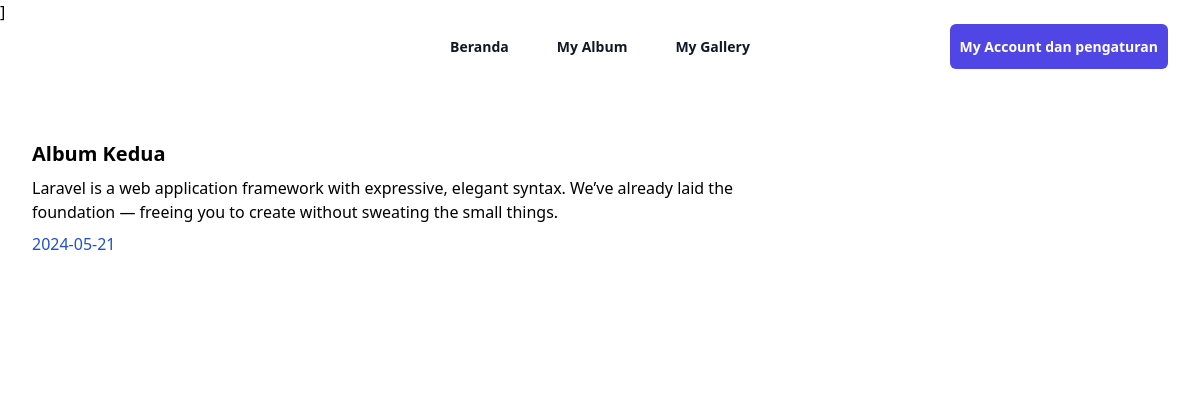
Screenshot of /src/pages/isiAlbum.php?albumid=12 with the database file from the repository.
### tables this page shows
CREATE TABLE `tbl_album` (
  `AlbumId` int NOT NULL,
  `NamaAlbum` varchar(255) NOT NULL,
  `Deskripsi` text NOT NULL,
  `TanggalDibuat` date NOT NULL,
  `UserId` int NOT NULL
);

### src/pages/isiAlbum.php (the view, shortened to what this page needs)
<?php
    include '../config/koneksi.php';
    $albumId = $_GET['albumid'];
    $sqlAlbum = "SELECT * FROM tbl_album WHERE AlbumId = $albumId";
    $queryAlbum = mysqli_query($koneksi, $sqlAlbum);
    $dataAlbum = mysqli_fetch_array($queryAlbum);
?>
<!DOCTYPE html>
<html lang="en">
<head>
    <link href="../output.css" rel="stylesheet">
    <script src="https://cdn.tailwindcss.com"></script>
</head>
<body>
<div class="bg-white">
    <header class="absolute inset-x-0 top-0 z-50">
        <nav class="mx-auto flex max-w-7xl items-center justify-between p-6 lg:px-8" aria-label="Global">
        <div class="flex lg:flex-1">
            <a href="#" class="-m-1.5 p-1.5">
            </a>
        </div>
        <div class="hidden lg:flex lg:gap-x-12">
            <a href="beranda.php" class="text-sm font-semibold leading-6 text-gray-900">Beranda</a>
            <a href="myAlbum.php" class="text-sm font-semibold leading-6 text-gray-900">My Album</a>
            <a href="myGallery.php" class="text-sm font-semibold leading-6 text-gray-900">My Gallery</a>
        </div>
        <div class="hidden lg:flex lg:flex-1 lg:justify-end">
            <div class="px-2.5 py-2.5 bg-indigo-600 rounded-md cursor-pointer">
            <a href="myAccount.php" class="text-sm font-semibold leading-6 text-white">My Account dan pengaturan</a>
            </div>
        </div>
        </nav>
    </header>
  <div class="mx-auto max-w-2xl px-4 py-16 sm:px-6 sm:py-24 lg:max-w-7xl lg:px-8">
    <p class="font-bold text-xl mt-5"><?= $dataAlbum['NamaAlbum']; ?></p>
    <p class="mt-2 w-2/3"><?= $dataAlbum['Deskripsi']; ?></p>
    <p class="mt-2 text-blue-700"><?= $dataAlbum['TanggalDibuat']; ?></p>
  </div>
</div>
</body>
</html>

### rows the page displays
tbl_album: NamaAlbum "Album Kedua", Deskripsi "Laravel is a web application framework with expressive, elegant syntax. We’ve already laid the foundation — freeing you to create without sweating the small things.", TanggalDibuat "2024-05-21"
